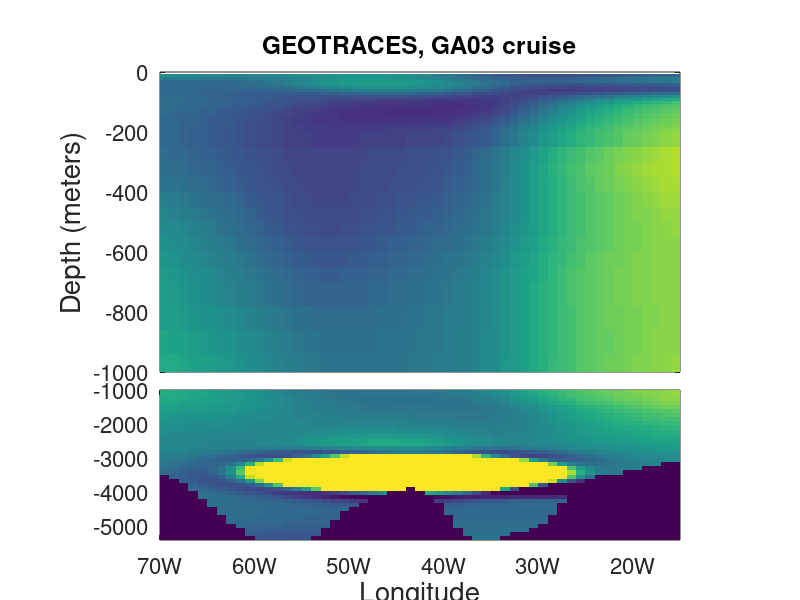
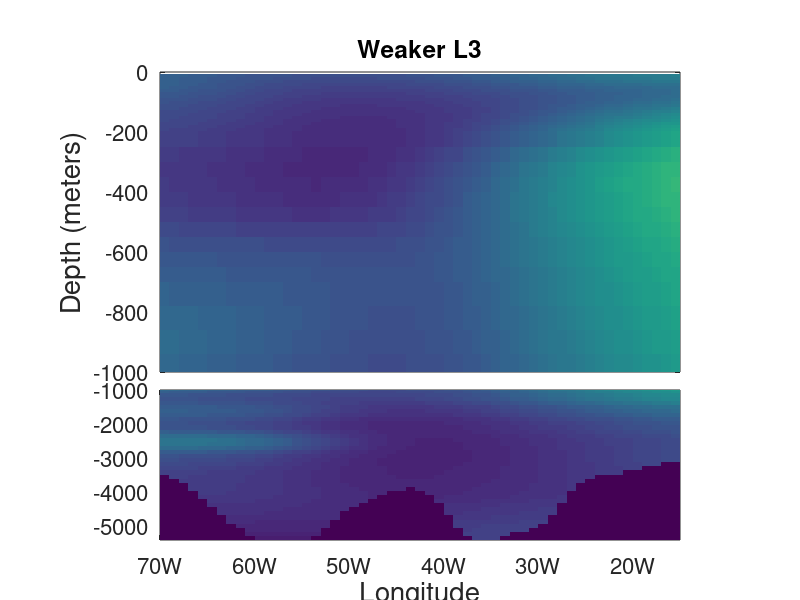

The MATLAB script that drew these images, in order:
%%  A sample MATLAB script to plot the figures of Fe distribution along the GA03 transect
%%  reported in Pham and Ito 2018, GRL manuscript 
close all;clear all;clc;
% load the data
load('GA03_obs.mat'); 
load('GA03_WeakerL3.mat');
% define grid along the cruise track GA03
xtr = [290:1:345]; % long - grid
ztr = [5:10:200 250:50:700 780:80:1100 1200:120:5500]; % dep - grid


figure(1);
subplot('position',[.20 .38 .65 .50]);
pcolor(xtr,-ztr,GA03_Fe_obs');
shading flat;
% colorbar;
caxis([0 1.6]);
axis([290 345 -1000 0]);
%xlabel('Latitude','fontsize',14);
%ylabel('Depth (meters)','fontsize',14);
title('GEOTRACES, GA03 cruise','fontsize',20);
ax=get(gcf,'currentaxes');
set(ax,'xtick',[]);
set(ax,'fontsize',16);
ylabel('Depth (meters)','fontsize',20);


subplot('position',[.20 .10 .65 .25]);
pcolor(xtr,-ztr,GA03_Fe_obs');
shading flat;
% colorbar;
caxis([0 1.6]);
axis([290 345 -5400 -1000]);
ax=get(gcf,'currentaxes');
months = ['70W';
            '60W';
            '50W';
            '40W';
            '30W';
            '20W';];
set(gca,'XTickLabel',months)
set(ax,'fontsize',16);
xlabel('Longitude','fontsize',20);


figure(2);
subplot('position',[.20 .38 .65 .50]);
pcolor(xtr,-ztr,GA03_Fe_model');
shading flat;
% colorbar;
caxis([0 1.6]);
axis([290 345 -1000 0])
title('Weaker L3','fontsize',24);
ax=get(gcf,'currentaxes');
% set(ax,'xtick',[]);
set(ax,'xtick',[]);
set(ax,'fontsize',16);
ylabel('Depth (meters)','fontsize',20);

subplot('position',[.20 .10 .65 .25]);
pcolor(xtr,-ztr,GA03_Fe_model');
shading flat;
% colorbar;
caxis([0 1.6]);
ax=get(gcf,'currentaxes');
months = ['70W';
            '60W';
            '50W';
            '40W';
            '30W';
            '20W';];
set(gca,'XTickLabel',months)
axis([290 345 -5400 -1000])
set(ax,'fontsize',16);
xlabel('Longitude','fontsize',20);